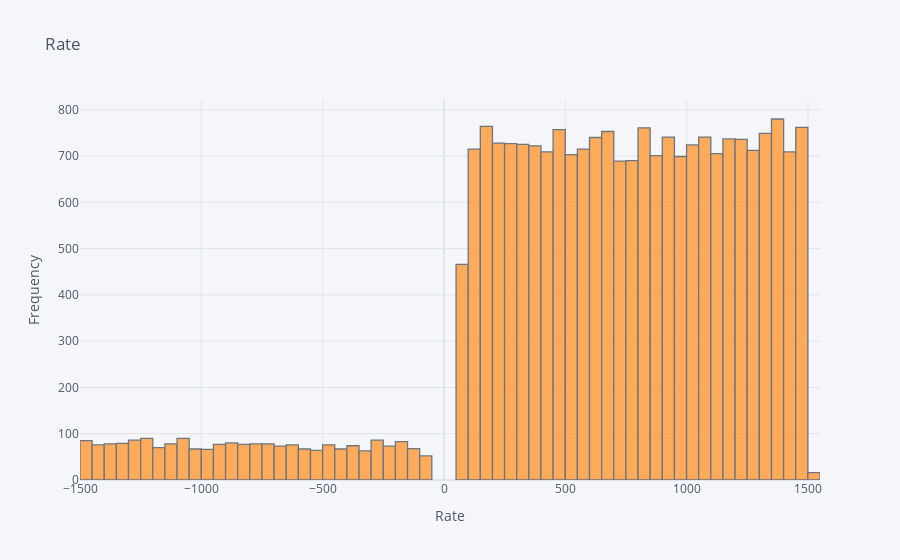

The notebook cell saved with this chart:
### Code cell
Customer_Final['Rate'].iplot(kind='hist',xTitle='Rate',yTitle='Frequency',title='Rate')

### Figure 1 — Plotly figure (JSON) as saved in the notebook; plotly's stock layout.template omitted (floating-point values rounded to 4 significant figures; data arrays with more than 128 entries replaced by an {"elided": "..."} marker saying what was removed)
{"data": [{"histfunc": "count", "histnorm": "", "marker": {"color": "rgba(255, 153, 51, 1.0)", "line": {"color": "#4D5663", "width": 1.3}}, "name": "Rate", "opacity": 0.8, "orientation": "v", "type": "histogram", "x": {"elided": "23053 int values"}}], "layout": {"barmode": "overlay", "legend": {"bgcolor": "#F5F6F9", "font": {"color": "#4D5663"}}, "paper_bgcolor": "#F5F6F9", "plot_bgcolor": "#F5F6F9", "title": {"font": {"color": "#4D5663"}, "text": "Rate"}, "xaxis": {"gridcolor": "#E1E5ED", "showgrid": true, "tickfont": {"color": "#4D5663"}, "title": {"font": {"color": "#4D5663"}, "text": "Rate"}, "zerolinecolor": "#E1E5ED"}, "yaxis": {"gridcolor": "#E1E5ED", "showgrid": true, "tickfont": {"color": "#4D5663"}, "title": {"font": {"color": "#4D5663"}, "text": "Frequency"}, "zerolinecolor": "#E1E5ED"}}}
